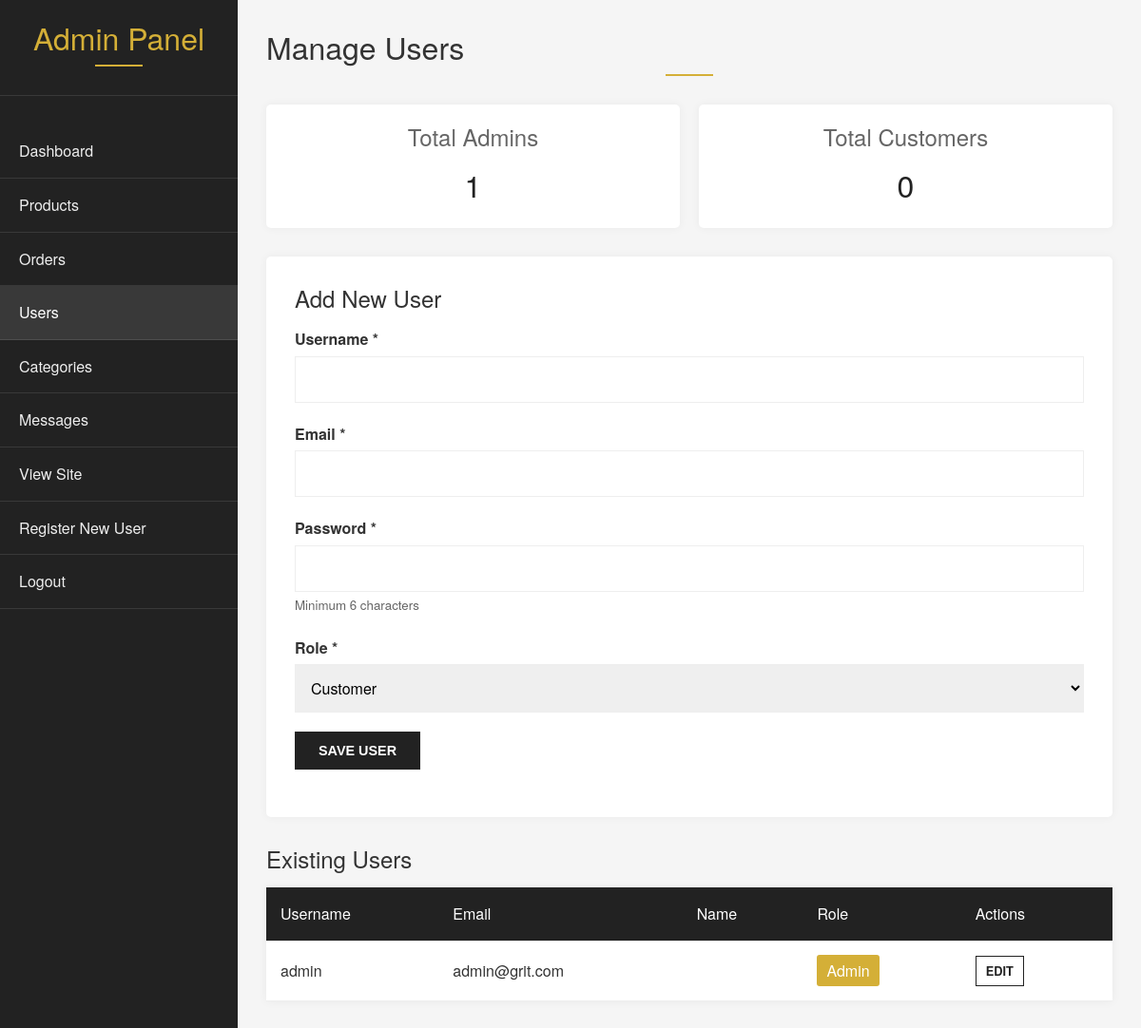
The page /admin/users.php (signed in) on the database its author committed.
### tables this page shows
CREATE TABLE IF NOT EXISTS users (
    id INT(11) AUTO_INCREMENT PRIMARY KEY,
    username VARCHAR(50) NOT NULL UNIQUE,
    email VARCHAR(100) NOT NULL UNIQUE,
    password VARCHAR(255) NOT NULL,
    role ENUM('admin', 'customer') DEFAULT 'customer',
    created_at TIMESTAMP DEFAULT CURRENT_TIMESTAMP
);

### admin/users.php (the view, shortened to what this page needs)
<?php
$conn = getDBConnection();
$usersQuery = "SELECT u.*, up.first_name, up.last_name FROM users u LEFT JOIN user_profiles up ON u.id = up.user_id ORDER BY u.created_at DESC";
$usersResult = $conn->query($usersQuery);
$adminCountStmt = $conn->prepare("SELECT COUNT(*) as count FROM users WHERE role = 'admin'");
$adminCountStmt->execute();
$adminCount = $adminCountStmt->get_result()->fetch_assoc()['count'];
$customerCountStmt = $conn->prepare("SELECT COUNT(*) as count FROM users WHERE role = 'customer'");
$customerCountStmt->execute();
$customerCount = $customerCountStmt->get_result()->fetch_assoc()['count'];
?>
<!DOCTYPE html>
<html lang="en">
<head>
    <link rel="stylesheet" href="../assets/css/style.css">
</head>
<body>
    <div class="dashboard-container">
        <?php include 'sidebar.php'; ?>
        <div class="dashboard-content">
            <h2>Manage Users</h2>
            <div style="display: grid; grid-template-columns: repeat(auto-fit, minmax(200px, 1fr)); gap: 20px; margin-bottom: 30px;">
                <div style="background: white; padding: 20px; border-radius: 5px; box-shadow: 0 0 10px rgba(0,0,0,0.05); text-align: center;">
                    <h3 style="margin: 0 0 10px; color: #666;">Total Admins</h3>
                    <p style="font-size: 2rem; margin: 0; color: #222;"><?php echo $adminCount; ?></p>
                </div>
                <div style="background: white; padding: 20px; border-radius: 5px; box-shadow: 0 0 10px rgba(0,0,0,0.05); text-align: center;">
                    <h3 style="margin: 0 0 10px; color: #666;">Total Customers</h3>
                    <p style="font-size: 2rem; margin: 0; color: #222;"><?php echo $customerCount; ?></p>
                </div>
            </div>
            <div class="product-form">
                <h3>Add New User</h3>
                <form method="POST" action="" id="user-form">
                    <div class="form-group">
                        <label for="username">Username *</label>
                        <input type="text" id="username" name="username" required>
                    </div>
                    <div class="form-group">
                        <label for="email">Email *</label>
                        <input type="email" id="email" name="email" required>
                    </div>
                    <div class="form-group">
                        <label for="password">Password <?php echo isset($_POST['user_id']) ? '(Leave blank to keep current password)' : '*'; ?></label>
                        <input type="password" id="password" name="password" <?php echo !isset($_POST['user_id']) ? 'required' : ''; ?> minlength="6">
                        <small style="color: #666;">Minimum 6 characters</small>
                    </div>
                    <div class="form-group">
                        <label for="role">Role *</label>
                        <select id="role" name="role" required>
                            <option value="customer">Customer</option>
                        </select>
                    </div>
                    <div class="form-group">
                        <button type="submit" class="btn-primary">Save User</button>
                    </div>
                </form>
            </div>
            <h3 style="margin-top: 30px;">Existing Users</h3>
            <?php if ($usersResult->num_rows > 0): ?>
                <table class="responsive-table">
                    <thead>
                        <tr>
                            <th>Username</th>
                            <th>Email</th>
                            <th>Name</th>
                            <th>Role</th>
                            <th>Actions</th>
                        </tr>
                    </thead>
                    <tbody>
                        <?php while ($user = $usersResult->fetch_assoc()): ?>
                            <tr>
                                <td><?php echo htmlspecialchars($user['username']); ?></td>
                                <td><?php echo htmlspecialchars($user['email']); ?></td>
                                <td><?php echo htmlspecialchars(($user['first_name'] ?? '') . ' ' . ($user['last_name'] ?? '')); ?></td>
                                <td>
                                    <span style="padding: 5px 10px; border-radius: 3px; background: <?php echo $user['role'] === 'admin' ? '#d4af37' : '#17a2b8'; ?>; color: white;">
                                        <?php echo ucfirst($user['role']); ?>
                                    </span>
                                </td>
                                <td class="action-buttons">
                                    <a href="#" class="btn-secondary edit-user"
                                       data-id="<?php echo $user['id']; ?>"
                                       data-username="<?php echo htmlspecialchars($user['username']); ?>"
                                       data-email="<?php echo htmlspecialchars($user['email']); ?>"
                                       data-role="<?php echo $user['role']; ?>">Edit</a>
                                </td>
                            </tr>
                        <?php endwhile; ?>
                    </tbody>
                </table>
            <?php else: ?>
                <p>No users found.</p>
            <?php endif; ?>
        </div>
    </div>
</body>
</html>

### assets/css/style.css (style rules this page uses)
:root { --primary-color: #222; --secondary-color: #f5f5f5; --accent-color: #d4af37; --text-color: #333; --light-gray: #eee; --dark-gray: #666; --white: #fff; --black: #000; --font-main: 'Helvetica Neue', Arial, sans-serif; }
* { margin: 0; padding: 0; box-sizing: border-box; }
body { font-family: var(--font-main); color: var(--text-color); line-height: 1.6; background-color: var(--white); }
h1, h2, h3, h4, h5, h6 { font-weight: 400; line-height: 1.2; margin-bottom: 15px; }
h2 { font-size: 2rem; text-align: center; margin-bottom: 30px; position: relative; }
h2:after { content: ''; display: block; width: 50px; height: 2px; background: var(--accent-color); margin: 10px auto; }
h3 { font-size: 1.5rem; }
p { margin-bottom: 15px; }
a { text-decoration: none; color: var(--primary-color); transition: color 0.3s ease; }
.btn-primary, .btn-secondary, .btn-cart { display: inline-block; padding: 12px 25px; border: none; cursor: pointer; text-align: center; text-transform: uppercase; font-size: 0.9rem; font-weight: 600; transition: all 0.3s ease; }
.btn-primary { background: var(--primary-color); color: var(--white); }
.btn-secondary { background: transparent; color: var(--primary-color); border: 1px solid var(--primary-color); }
.form-group { margin-bottom: 20px; }
.form-group label { display: block; margin-bottom: 5px; font-weight: bold; }
.form-group input, .form-group textarea, .form-group select { width: 100%; padding: 12px; border: 1px solid var(--light-gray); font-family: var(--font-main); font-size: 1rem; }
.dashboard-container { display: flex; min-height: calc(100vh - 100px); }
.dashboard-content { flex: 1; padding: 30px; background: var(--secondary-color); }
.dashboard-content h2 { text-align: left; }
.responsive-table { width: 100%; border-collapse: collapse; background: var(--white); box-shadow: 0 0 10px rgba(0,0,0,0.05); }
.responsive-table th, .responsive-table td { padding: 15px; text-align: left; border-bottom: 1px solid var(--light-gray); }
.responsive-table th { background: var(--primary-color); color: var(--white); font-weight: normal; }
.action-buttons a { margin-right: 10px; padding: 5px 10px; font-size: 0.8rem; }
.product-form { background: var(--white); padding: 30px; border-radius: 5px; box-shadow: 0 0 10px rgba(0,0,0,0.05); }
.product-form .form-group { margin-bottom: 20px; }
.product-form .form-group label { display: block; margin-bottom: 5px; font-weight: bold; }
.product-form .form-group input, .product-form .form-group textarea, .product-form .form-group select { width: 100%; padding: 12px; border: 1px solid var(--light-gray); font-family: var(--font-main); font-size: 1rem; }

### rows shown on the page
users: username "admin", email "admin@grit.com", role "Admin"

### other values the page prints
$adminCount "1"
$customerCount "0"
